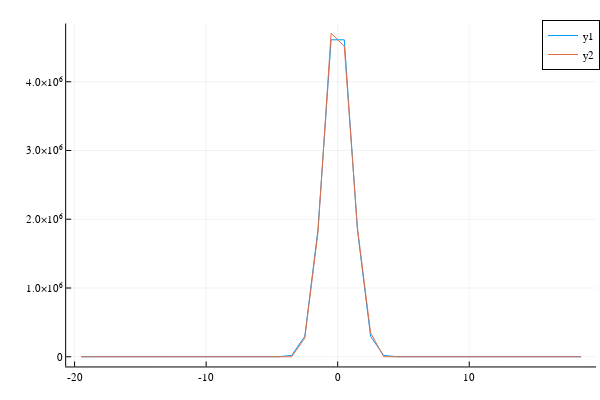

Source (notebook cell):
### Code cell
fittedlaser2 = curve_fit(m, daxe, hlaser.weights[:,s2], p0);
plot(daxe,hcat(m(daxe, fittedlaser2.param),hlaser.weights[:,s2]))

### Figure 1 — Plotly figure (JSON) as saved in the notebook; plotly's stock layout.template omitted (floating-point values rounded to 4 significant figures)
{"data": [{"colorbar": {"len": 0.9525, "title": "", "x": 0.9934, "y": 0.5139}, "legendgroup": "y1", "line": {"color": "rgba(0, 154, 250, 1.000)", "dash": "solid", "shape": "linear", "width": 1}, "mode": "lines", "name": "y1", "showlegend": true, "type": "scatter", "x": [-19.5, -18.5, -17.5, -16.5, -15.5, -14.5, -13.5, -12.5, -11.5, -10.5, -9.5, -8.5, -7.5, -6.5, -5.5, -4.5, -3.5, -2.5, -1.5, -0.5, 0.5, 1.5, 2.5, 3.5, 4.5, 5.5, 6.5, 7.5, 8.5, 9.5, 10.5, 11.5, 12.5, 13.5, 14.5, 15.5, 16.5, 17.5, 18.5], "xaxis": "x", "y": [1.792e-69, 6.229e-62, 8.681e-55, 4.851e-48, 1.087e-41, 9.763e-36, 3.517e-30, 5.079e-25, 2.941e-20, 6.83e-16, 6.359e-12, 2.374e-08, 3.553e-05, 0.02132, 5.132, 495.2, 19160.0, 297200.0, 1848000.0, 4610000.0, 4610000.0, 1848000.0, 297200.0, 19160.0, 495.2, 5.132, 0.02132, 3.553e-05, 2.374e-08, 6.359e-12, 6.83e-16, 2.941e-20, 5.079e-25, 3.517e-30, 9.763e-36, 1.087e-41, 4.851e-48, 8.681e-55, 6.229e-62], "yaxis": "y"}, {"colorbar": {"len": 0.9525, "title": "", "x": 0.9934, "y": 0.5139}, "legendgroup": "y2", "line": {"color": "rgba(227, 111, 71, 1.000)", "dash": "solid", "shape": "linear", "width": 1}, "mode": "lines", "name": "y2", "showlegend": true, "type": "scatter", "x": [-19.5, -18.5, -17.5, -16.5, -15.5, -14.5, -13.5, -12.5, -11.5, -10.5, -9.5, -8.5, -7.5, -6.5, -5.5, -4.5, -3.5, -2.5, -1.5, -0.5, 0.5, 1.5, 2.5, 3.5, 4.5, 5.5, 6.5, 7.5, 8.5, 9.5, 10.5, 11.5, 12.5, 13.5, 14.5, 15.5, 16.5, 17.5, 18.5], "xaxis": "x", "y": [0, 0, 0, 0, 0, 0, 0, 0, 0, 0, 0, 0, 0, 0, 0, 0, 0, 271100.0, 1808000.0, 4705000.0, 4517000.0, 1880000.0, 346600.0, 51.62, 0, 0, 0, 0, 0, 0, 0, 0, 0, 0, 0, 0, 0, 0, 0], "yaxis": "y"}], "layout": {"annotations": [], "height": 400, "legend": {"bgcolor": "rgba(255, 255, 255, 1.000)", "bordercolor": "rgba(0, 0, 0, 1.000)", "borderwidth": 1, "font": {"color": "rgba(0, 0, 0, 1.000)", "family": "sans-serif", "size": 11}, "title": {"font": {"color": "rgba(0, 0, 0, 1.000)", "family": "sans-serif", "size": 15}, "text": ""}, "tracegroupgap": 0, "traceorder": "normal", "x": 1, "xanchor": "auto", "y": 1, "yanchor": "auto"}, "margin": {"b": 20, "l": 0, "r": 0, "t": 20}, "paper_bgcolor": "rgba(255, 255, 255, 1.000)", "plot_bgcolor": "rgba(255, 255, 255, 1.000)", "showlegend": true, "width": 600, "xaxis": {"anchor": "y", "domain": [0.1103, 0.9934], "gridcolor": "rgba(0, 0, 0, 0.100)", "gridwidth": 0.5, "linecolor": "rgba(0, 0, 0, 1.000)", "mirror": false, "range": [-20.64, 19.64], "showgrid": true, "showline": true, "showticklabels": true, "tickangle": 0, "tickcolor": "rgb(0, 0, 0)", "tickfont": {"color": "rgba(0, 0, 0, 1.000)", "family": "sans-serif", "size": 11}, "tickmode": "array", "ticks": "inside", "ticktext": ["-20", "-10", "0", "10"], "tickvals": [-20, -10, 0, 10], "title": "", "titlefont": {"color": "rgba(0, 0, 0, 1.000)", "family": "sans-serif", "size": 15}, "type": "-", "visible": true, "zeroline": false, "zerolinecolor": "rgba(0, 0, 0, 1.000)"}, "yaxis": {"anchor": "x", "domain": [0.03762, 0.9902], "gridcolor": "rgba(0, 0, 0, 0.100)", "gridwidth": 0.5, "linecolor": "rgba(0, 0, 0, 1.000)", "mirror": false, "range": [-141200.0, 4847000.0], "showgrid": true, "showline": true, "showticklabels": true, "tickangle": 0, "tickcolor": "rgb(0, 0, 0)", "tickfont": {"color": "rgba(0, 0, 0, 1.000)", "family": "sans-serif", "size": 11}, "tickmode": "array", "ticks": "inside", "ticktext": ["0", "1.0×10⁶", "2.0×10⁶", "3.0×10⁶", "4.0×10⁶"], "tickvals": [0, 1000000, 2000000, 3000000, 4000000], "title": "", "titlefont": {"color": "rgba(0, 0, 0, 1.000)", "family": "sans-serif", "size": 15}, "type": "-", "visible": true, "zeroline": false, "zerolinecolor": "rgba(0, 0, 0, 1.000)"}}}
